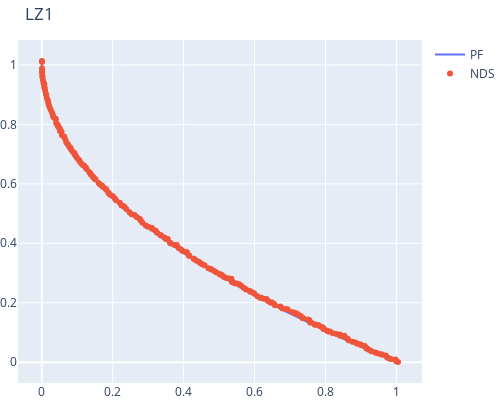
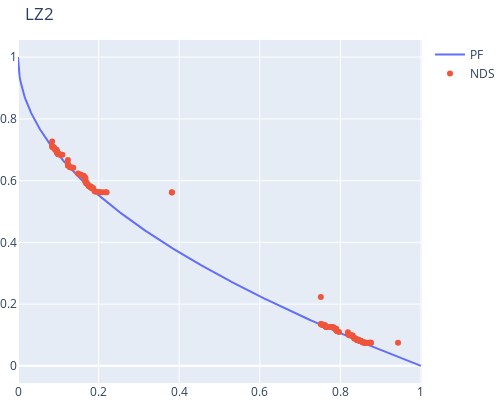
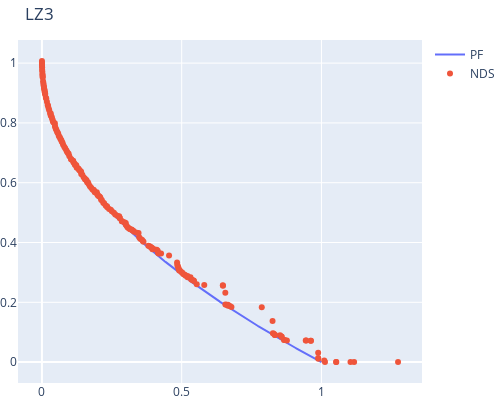
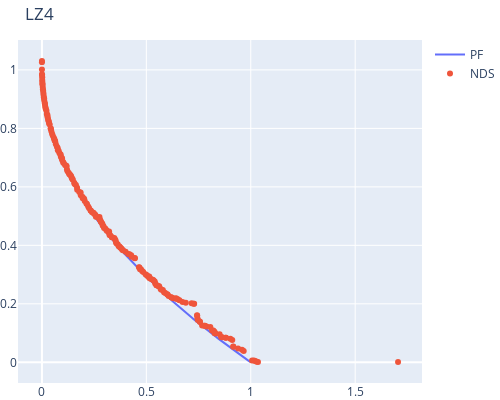

Notebook source saved alongside these figures, in order:
### Code cell
from moo.lz_jmetalpy import LZ09_F1, LZ09_F2, LZ09_F3, LZ09_F4, LZ09_F5, LZ09_F6, LZ09_F7, LZ09_F8, LZ09_F9
from helper import run_test, plot_front

problem=LZ09_F1(n_var=10)
res = run_test(problem)
fig = plot_front(problem, res.F, "LZ1")
fig.show()

problem=LZ09_F2(n_var=10)
res = run_test(problem)
plot_front(problem, res.F, "LZ2").show()

problem=LZ09_F3(n_var=10)
res = run_test(problem)
plot_front(problem, res.F, "LZ3").show()

problem=LZ09_F4(n_var=10)
res = run_test(problem)
plot_front(problem, res.F, "LZ4").show()

problem=LZ09_F5(n_var=10)
res = run_test(problem)
plot_front(problem, res.F, "LZ5").show()

problem=LZ09_F6(n_var=10)
res = run_test(problem)
print(res)
plot_front(problem, res.F, "LZ6").show()

problem=LZ09_F7(n_var=10)
res = run_test(problem)
plot_front(problem, res.F, "LZ7").show()

problem=LZ09_F8(n_var=10)
res = run_test(problem)
plot_front(problem, res.F, "LZ8").show()

problem=LZ09_F9(n_var=10)
res = run_test(problem)
plot_front(problem, res.F, "LZ9").show()

### Figure 1 — Plotly figure (JSON) as saved in the notebook; plotly's stock layout.template omitted (floating-point values rounded to 4 significant figures; data arrays with more than 128 entries replaced by an {"elided": "..."} marker saying what was removed)
{"data": [{"mode": "lines", "name": "PF", "type": "scatter", "x": {"elided": "500 float values"}, "y": {"elided": "500 float values"}}, {"mode": "markers", "name": "NDS", "type": "scatter", "x": {"elided": "200 float values"}, "y": {"elided": "200 float values"}}], "layout": {"autosize": false, "font": {"size": 12}, "height": 400, "margin": {"b": 0, "l": 0, "pad": 0, "r": 0, "t": 40}, "title": {"text": "LZ1"}, "width": 500}}

### Figure 2 — Plotly figure (JSON) as saved in the notebook; plotly's stock layout.template omitted (floating-point values rounded to 4 significant figures; data arrays with more than 128 entries replaced by an {"elided": "..."} marker saying what was removed)
{"data": [{"mode": "lines", "name": "PF", "type": "scatter", "x": {"elided": "500 float values"}, "y": {"elided": "500 float values"}}, {"mode": "markers", "name": "NDS", "type": "scatter", "x": {"elided": "149 float values"}, "y": {"elided": "149 float values"}}], "layout": {"autosize": false, "font": {"size": 12}, "height": 400, "margin": {"b": 0, "l": 0, "pad": 0, "r": 0, "t": 40}, "title": {"text": "LZ2"}, "width": 500}}

### Figure 3 — Plotly figure (JSON) as saved in the notebook; plotly's stock layout.template omitted (floating-point values rounded to 4 significant figures; data arrays with more than 128 entries replaced by an {"elided": "..."} marker saying what was removed)
{"data": [{"mode": "lines", "name": "PF", "type": "scatter", "x": {"elided": "500 float values"}, "y": {"elided": "500 float values"}}, {"mode": "markers", "name": "NDS", "type": "scatter", "x": {"elided": "200 float values"}, "y": {"elided": "200 float values"}}], "layout": {"autosize": false, "font": {"size": 12}, "height": 400, "margin": {"b": 0, "l": 0, "pad": 0, "r": 0, "t": 40}, "title": {"text": "LZ3"}, "width": 500}}

### Figure 4 — Plotly figure (JSON) as saved in the notebook; plotly's stock layout.template omitted (floating-point values rounded to 4 significant figures; data arrays with more than 128 entries replaced by an {"elided": "..."} marker saying what was removed)
{"data": [{"mode": "lines", "name": "PF", "type": "scatter", "x": {"elided": "500 float values"}, "y": {"elided": "500 float values"}}, {"mode": "markers", "name": "NDS", "type": "scatter", "x": {"elided": "200 float values"}, "y": {"elided": "200 float values"}}], "layout": {"autosize": false, "font": {"size": 12}, "height": 400, "margin": {"b": 0, "l": 0, "pad": 0, "r": 0, "t": 40}, "title": {"text": "LZ4"}, "width": 500}}
